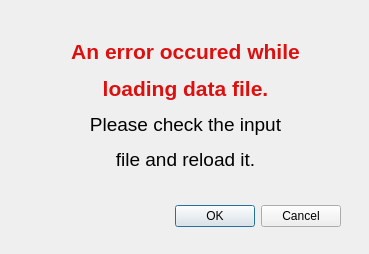
<?xml version="1.0" encoding="UTF-8"?>
<ui version="4.0">
 <class>LoadErrorDialog</class>
 <widget class="QDialog" name="LoadErrorDialog">
  <property name="geometry">
   <rect>
    <x>0</x>
    <y>0</y>
    <width>369</width>
    <height>254</height>
   </rect>
  </property>
  <property name="windowTitle">
   <string>Load Error</string>
  </property>
  <widget class="QDialogButtonBox" name="buttonBox">
   <property name="geometry">
    <rect>
     <x>0</x>
     <y>200</y>
     <width>341</width>
     <height>32</height>
    </rect>
   </property>
   <property name="orientation">
    <enum>Qt::Horizontal</enum>
   </property>
   <property name="standardButtons">
    <set>QDialogButtonBox::Cancel|QDialogButtonBox::Ok</set>
   </property>
  </widget>
  <widget class="QLabel" name="label">
   <property name="geometry">
    <rect>
     <x>-20</x>
     <y>10</y>
     <width>411</width>
     <height>191</height>
    </rect>
   </property>
   <property name="text">
    <string>&lt;html&gt;&lt;head/&gt;&lt;body&gt;&lt;p align=&quot;center&quot;&gt;&lt;span style=&quot; font-size:16pt; font-weight:600; color:#dd1010;&quot;&gt;An error occured while&lt;/span&gt;&lt;/p&gt;&lt;p align=&quot;center&quot;&gt;&lt;span style=&quot; font-size:16pt; font-weight:600; color:#dd1010;&quot;&gt;loading data file.&lt;/span&gt;&lt;/p&gt;&lt;p align=&quot;center&quot;&gt;&lt;a name=&quot;result_box&quot;/&gt;&lt;span style=&quot; font-size:14pt;&quot;&gt;P&lt;/span&gt;&lt;span style=&quot; font-size:14pt;&quot;&gt;lease check the input&lt;/span&gt;&lt;/p&gt;&lt;p align=&quot;center&quot;&gt;&lt;span style=&quot; font-size:14pt;&quot;&gt;file and reload it.&lt;/span&gt;&lt;/p&gt;&lt;/body&gt;&lt;/html&gt;</string>
   </property>
  </widget>
 </widget>
 <resources/>
 <connections>
  <connection>
   <sender>buttonBox</sender>
   <signal>accepted()</signal>
   <receiver>LoadErrorDialog</receiver>
   <slot>accept()</slot>
   <hints>
    <hint type="sourcelabel">
     <x>248</x>
     <y>254</y>
    </hint>
    <hint type="destinationlabel">
     <x>157</x>
     <y>274</y>
    </hint>
   </hints>
  </connection>
  <connection>
   <sender>buttonBox</sender>
   <signal>rejected()</signal>
   <receiver>LoadErrorDialog</receiver>
   <slot>reject()</slot>
   <hints>
    <hint type="sourcelabel">
     <x>316</x>
     <y>260</y>
    </hint>
    <hint type="destinationlabel">
     <x>286</x>
     <y>274</y>
    </hint>
   </hints>
  </connection>
 </connections>
</ui>
